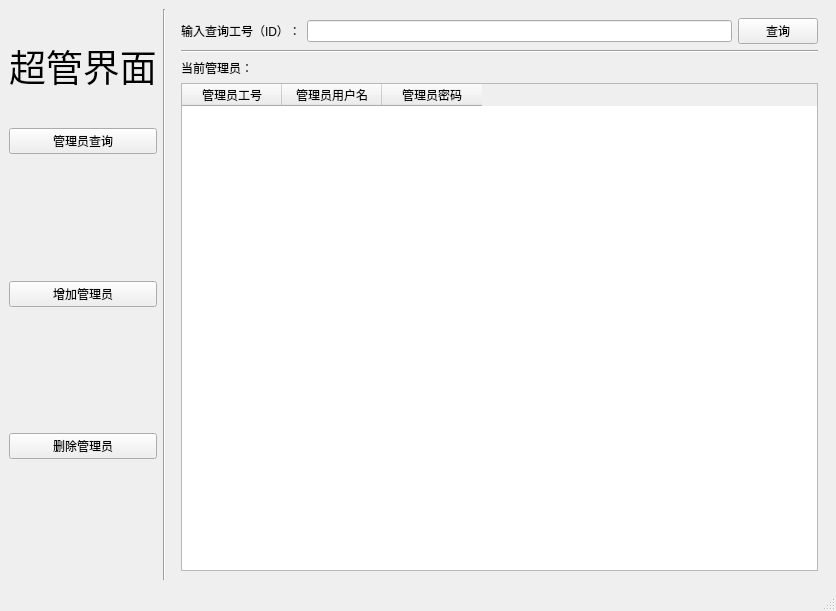
<?xml version="1.0" encoding="UTF-8"?>
<ui version="4.0">
 <class>MainWindow</class>
 <widget class="QMainWindow" name="MainWindow">
  <property name="geometry">
   <rect>
    <x>0</x>
    <y>0</y>
    <width>836</width>
    <height>611</height>
   </rect>
  </property>
  <property name="windowTitle">
   <string>MainWindow</string>
  </property>
  <widget class="QWidget" name="centralwidget">
   <layout class="QHBoxLayout" name="horizontalLayout_6">
    <item>
     <layout class="QVBoxLayout" name="verticalLayout_2" stretch="1,4">
      <item>
       <widget class="QLabel" name="label">
        <property name="font">
         <font>
          <family>Times New Roman</family>
          <pointsize>28</pointsize>
          <weight>50</weight>
          <bold>false</bold>
          <strikeout>false</strikeout>
         </font>
        </property>
        <property name="cursor">
         <cursorShape>ArrowCursor</cursorShape>
        </property>
        <property name="text">
         <string>超管界面</string>
        </property>
       </widget>
      </item>
      <item>
       <layout class="QVBoxLayout" name="verticalLayout">
        <item>
         <widget class="QPushButton" name="queryAD">
          <property name="text">
           <string>管理员查询</string>
          </property>
         </widget>
        </item>
        <item>
         <spacer name="verticalSpacer">
          <property name="orientation">
           <enum>Qt::Vertical</enum>
          </property>
          <property name="sizeHint" stdset="0">
           <size>
            <width>20</width>
            <height>40</height>
           </size>
          </property>
         </spacer>
        </item>
        <item>
         <widget class="QPushButton" name="addAD">
          <property name="text">
           <string>增加管理员</string>
          </property>
         </widget>
        </item>
        <item>
         <spacer name="verticalSpacer_2">
          <property name="orientation">
           <enum>Qt::Vertical</enum>
          </property>
          <property name="sizeHint" stdset="0">
           <size>
            <width>20</width>
            <height>40</height>
           </size>
          </property>
         </spacer>
        </item>
        <item>
         <widget class="QPushButton" name="deleteAD">
          <property name="text">
           <string>删除管理员</string>
          </property>
         </widget>
        </item>
        <item>
         <spacer name="verticalSpacer_3">
          <property name="orientation">
           <enum>Qt::Vertical</enum>
          </property>
          <property name="sizeHint" stdset="0">
           <size>
            <width>20</width>
            <height>40</height>
           </size>
          </property>
         </spacer>
        </item>
       </layout>
      </item>
     </layout>
    </item>
    <item>
     <widget class="Line" name="line">
      <property name="orientation">
       <enum>Qt::Vertical</enum>
      </property>
     </widget>
    </item>
    <item>
     <widget class="QStackedWidget" name="stackedWidget">
      <property name="currentIndex">
       <number>0</number>
      </property>
      <widget class="QWidget" name="page_3">
       <layout class="QVBoxLayout" name="verticalLayout_3">
        <item>
         <layout class="QHBoxLayout" name="horizontalLayout">
          <item>
           <widget class="QLabel" name="label_2">
            <property name="text">
             <string>输入查询工号（ID）：</string>
            </property>
           </widget>
          </item>
          <item>
           <widget class="QLineEdit" name="lineEdit"/>
          </item>
          <item>
           <widget class="QPushButton" name="doQuery">
            <property name="text">
             <string>查询</string>
            </property>
           </widget>
          </item>
         </layout>
        </item>
        <item>
         <widget class="Line" name="line_2">
          <property name="orientation">
           <enum>Qt::Horizontal</enum>
          </property>
         </widget>
        </item>
        <item>
         <widget class="QLabel" name="label_3">
          <property name="font">
           <font>
            <kerning>true</kerning>
           </font>
          </property>
          <property name="text">
           <string>当前管理员：</string>
          </property>
         </widget>
        </item>
        <item>
         <widget class="QTableWidget" name="tableWidget">
          <column>
           <property name="text">
            <string>管理员工号</string>
           </property>
          </column>
          <column>
           <property name="text">
            <string>管理员用户名</string>
           </property>
          </column>
          <column>
           <property name="text">
            <string>管理员密码</string>
           </property>
          </column>
         </widget>
        </item>
       </layout>
      </widget>
      <widget class="QWidget" name="page_4">
       <layout class="QVBoxLayout" name="verticalLayout_5" stretch="3,4,2,2">
        <item>
         <layout class="QHBoxLayout" name="horizontalLayout_7">
          <item>
           <spacer name="horizontalSpacer">
            <property name="orientation">
             <enum>Qt::Horizontal</enum>
            </property>
            <property name="sizeHint" stdset="0">
             <size>
              <width>40</width>
              <height>20</height>
             </size>
            </property>
           </spacer>
          </item>
          <item>
           <widget class="QLabel" name="label_7">
            <property name="font">
             <font>
              <pointsize>26</pointsize>
              <weight>75</weight>
              <bold>true</bold>
             </font>
            </property>
            <property name="text">
             <string>增加管理员</string>
            </property>
           </widget>
          </item>
          <item>
           <spacer name="horizontalSpacer_2">
            <property name="orientation">
             <enum>Qt::Horizontal</enum>
            </property>
            <property name="sizeHint" stdset="0">
             <size>
              <width>40</width>
              <height>20</height>
             </size>
            </property>
           </spacer>
          </item>
         </layout>
        </item>
        <item>
         <layout class="QVBoxLayout" name="verticalLayout_4">
          <property name="bottomMargin">
           <number>40</number>
          </property>
          <item>
           <layout class="QHBoxLayout" name="horizontalLayout_2" stretch="2,1,8">
            <item>
             <widget class="QLabel" name="label_4">
              <property name="text">
               <string>管理员工号：</string>
              </property>
             </widget>
            </item>
            <item>
             <spacer name="horizontalSpacer_3">
              <property name="orientation">
               <enum>Qt::Horizontal</enum>
              </property>
              <property name="sizeHint" stdset="0">
               <size>
                <width>40</width>
                <height>20</height>
               </size>
              </property>
             </spacer>
            </item>
            <item>
             <widget class="QLineEdit" name="lineEdit_2"/>
            </item>
           </layout>
          </item>
          <item>
           <layout class="QHBoxLayout" name="horizontalLayout_3" stretch="2,1,8">
            <item>
             <widget class="QLabel" name="label_5">
              <property name="text">
               <string>管理员用户名：</string>
              </property>
             </widget>
            </item>
            <item>
             <spacer name="horizontalSpacer_4">
              <property name="orientation">
               <enum>Qt::Horizontal</enum>
              </property>
              <property name="sizeHint" stdset="0">
               <size>
                <width>40</width>
                <height>20</height>
               </size>
              </property>
             </spacer>
            </item>
            <item>
             <widget class="QLineEdit" name="lineEdit_3"/>
            </item>
           </layout>
          </item>
          <item>
           <layout class="QHBoxLayout" name="horizontalLayout_4" stretch="2,1,8">
            <item>
             <widget class="QLabel" name="label_6">
              <property name="text">
               <string>管理员密码：</string>
              </property>
             </widget>
            </item>
            <item>
             <spacer name="horizontalSpacer_5">
              <property name="orientation">
               <enum>Qt::Horizontal</enum>
              </property>
              <property name="sizeHint" stdset="0">
               <size>
                <width>40</width>
                <height>20</height>
               </size>
              </property>
             </spacer>
            </item>
            <item>
             <widget class="QLineEdit" name="lineEdit_4"/>
            </item>
           </layout>
          </item>
         </layout>
        </item>
        <item>
         <layout class="QHBoxLayout" name="horizontalLayout_8">
          <item>
           <spacer name="horizontalSpacer_6">
            <property name="orientation">
             <enum>Qt::Horizontal</enum>
            </property>
            <property name="sizeHint" stdset="0">
             <size>
              <width>40</width>
              <height>20</height>
             </size>
            </property>
           </spacer>
          </item>
          <item>
           <widget class="QPushButton" name="pushButton">
            <property name="text">
             <string>完成</string>
            </property>
           </widget>
          </item>
          <item>
           <spacer name="horizontalSpacer_7">
            <property name="orientation">
             <enum>Qt::Horizontal</enum>
            </property>
            <property name="sizeHint" stdset="0">
             <size>
              <width>40</width>
              <height>20</height>
             </size>
            </property>
           </spacer>
          </item>
         </layout>
        </item>
        <item>
         <spacer name="verticalSpacer_5">
          <property name="orientation">
           <enum>Qt::Vertical</enum>
          </property>
          <property name="sizeHint" stdset="0">
           <size>
            <width>20</width>
            <height>40</height>
           </size>
          </property>
         </spacer>
        </item>
       </layout>
      </widget>
      <widget class="QWidget" name="page_5">
       <layout class="QVBoxLayout" name="verticalLayout_6" stretch="2,4,1,2,2">
        <item>
         <layout class="QHBoxLayout" name="horizontalLayout_9">
          <item>
           <spacer name="horizontalSpacer_8">
            <property name="orientation">
             <enum>Qt::Horizontal</enum>
            </property>
            <property name="sizeHint" stdset="0">
             <size>
              <width>40</width>
              <height>20</height>
             </size>
            </property>
           </spacer>
          </item>
          <item>
           <widget class="QLabel" name="label_8">
            <property name="font">
             <font>
              <pointsize>26</pointsize>
              <weight>75</weight>
              <bold>true</bold>
             </font>
            </property>
            <property name="text">
             <string>删除管理员</string>
            </property>
           </widget>
          </item>
          <item>
           <spacer name="horizontalSpacer_9">
            <property name="orientation">
             <enum>Qt::Horizontal</enum>
            </property>
            <property name="sizeHint" stdset="0">
             <size>
              <width>40</width>
              <height>20</height>
             </size>
            </property>
           </spacer>
          </item>
         </layout>
        </item>
        <item>
         <layout class="QHBoxLayout" name="horizontalLayout_5">
          <item>
           <widget class="QLabel" name="label_9">
            <property name="text">
             <string>管理员工号：</string>
            </property>
           </widget>
          </item>
          <item>
           <widget class="QLineEdit" name="lineEdit_5"/>
          </item>
         </layout>
        </item>
        <item>
         <spacer name="verticalSpacer_6">
          <property name="orientation">
           <enum>Qt::Vertical</enum>
          </property>
          <property name="sizeHint" stdset="0">
           <size>
            <width>20</width>
            <height>40</height>
           </size>
          </property>
         </spacer>
        </item>
        <item>
         <layout class="QHBoxLayout" name="horizontalLayout_10">
          <item>
           <spacer name="horizontalSpacer_10">
            <property name="orientation">
             <enum>Qt::Horizontal</enum>
            </property>
            <property name="sizeHint" stdset="0">
             <size>
              <width>40</width>
              <height>20</height>
             </size>
            </property>
           </spacer>
          </item>
          <item>
           <widget class="QPushButton" name="pushButton_2">
            <property name="text">
             <string>完成</string>
            </property>
           </widget>
          </item>
          <item>
           <spacer name="horizontalSpacer_11">
            <property name="orientation">
             <enum>Qt::Horizontal</enum>
            </property>
            <property name="sizeHint" stdset="0">
             <size>
              <width>40</width>
              <height>20</height>
             </size>
            </property>
           </spacer>
          </item>
         </layout>
        </item>
        <item>
         <spacer name="verticalSpacer_4">
          <property name="orientation">
           <enum>Qt::Vertical</enum>
          </property>
          <property name="sizeHint" stdset="0">
           <size>
            <width>20</width>
            <height>40</height>
           </size>
          </property>
         </spacer>
        </item>
       </layout>
      </widget>
     </widget>
    </item>
   </layout>
  </widget>
  <widget class="QStatusBar" name="statusbar"/>
 </widget>
 <resources/>
 <connections/>
</ui>
